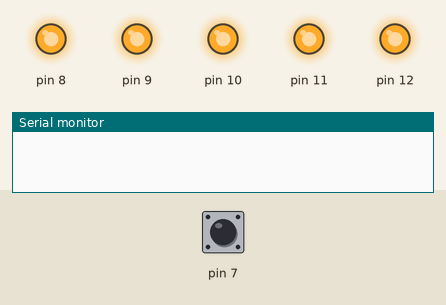
A sketch run on a simulated Arduino Uno, built with avr-gcc and run on an emulated ATmega328P. Shown: output pins drawn as LEDs (lit = HIGH), the last lines printed to the serial monitor. The test bench sets the inputs (shaded band); at power-on: pin 7 HIGH. Random numbers use the default seed unless the sketch sets one.

Above: at 1.2 s.
1.3 s: pin 7 pulled LOW for 0.15 s
At 1.6 s:
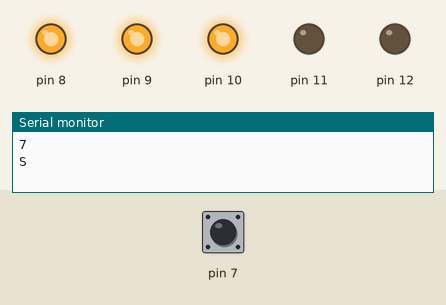
2.9 s: pin 7 pulled LOW for 1 s
At 4.0 s:
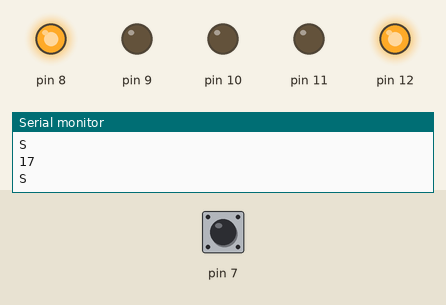
5.4 s: pin 7 pulled LOW for 0.15 s
At 5.9 s:
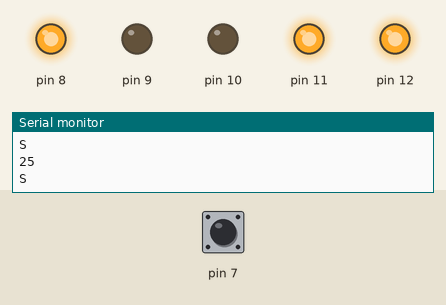
7.0 s: pin 7 pulled LOW for 3.2 s
At 8.4 s:
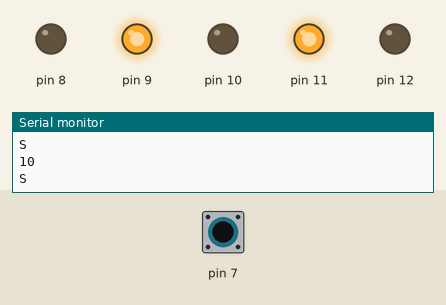
11.7 s: pin 7 pulled LOW for 0.15 s
At 13.1 s:
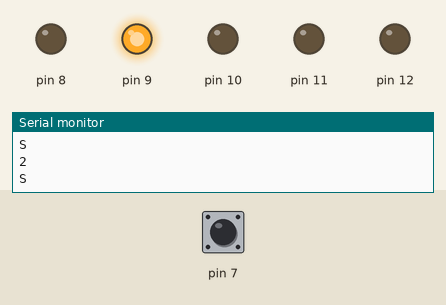
Timing chart, 0 to 14.7 s (numbered marks = the images above; inputs shaded):
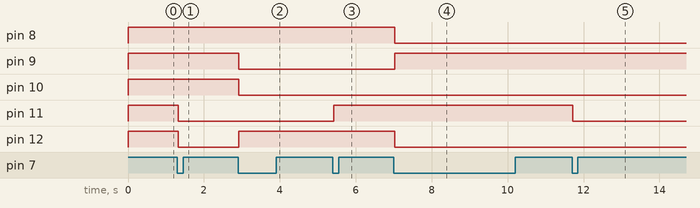

Measured:
- after the input at 1.3 s, pin 11, pin 12: HIGH → LOW at once
- after the input at 2.9 s, pin 9, pin 10: HIGH → LOW at once; pin 12: LOW → HIGH at once
- after the input at 5.4 s, pin 11: LOW → HIGH at once
- after the input at 7.0 s, pin 8, pin 12: HIGH → LOW at once; pin 9: LOW → HIGH at once
- after the input at 11.7 s, pin 11: HIGH → LOW at once

The sketch:

arduino_mestre.ino
```cpp
int ButtonState = 0;
int ButtonRead = 0;
int Delay = 20;
int Ellapsed = 0;
int LastRead = 0;

int Random_Number = 31;

void mostra_leds_binario(int Number, int Firstled, int Lastled) {
  for (int i = Firstled; i <= Lastled; i++)
    if (bitRead(Number, i - 8))
      digitalWrite(i, HIGH);
    else
      digitalWrite(i, LOW);
}
void setup() {

  Serial.begin(9600);
  for (int i = 8; i <= 12; i++) {
    pinMode(i, OUTPUT);
  }
  pinMode(7, INPUT_PULLUP);
}

void loop() {

  ButtonRead = !digitalRead(7);

  if (ButtonRead != LastRead)
    Ellapsed = millis();

  if ((ButtonState != ButtonRead) && ((millis() - Ellapsed) > Delay)) {
    ButtonState = ButtonRead;
    if (ButtonState) {
      Random_Number = random(0, 32);
      Serial.println(Random_Number);
      Serial.write('S');
      Serial.println();
    }
  }

  mostra_leds_binario(Random_Number, 8, 12);


  LastRead = ButtonRead;

  if (Serial.available() > 0) {
    int incomingByte = Serial.read();

    if (incomingByte == Random_Number) {

      Serial.write('Y');
      Random_Number = 31;

    }

    else if (incomingByte != Random_Number) {

      Serial.write('N');
    }
  }
}
```
